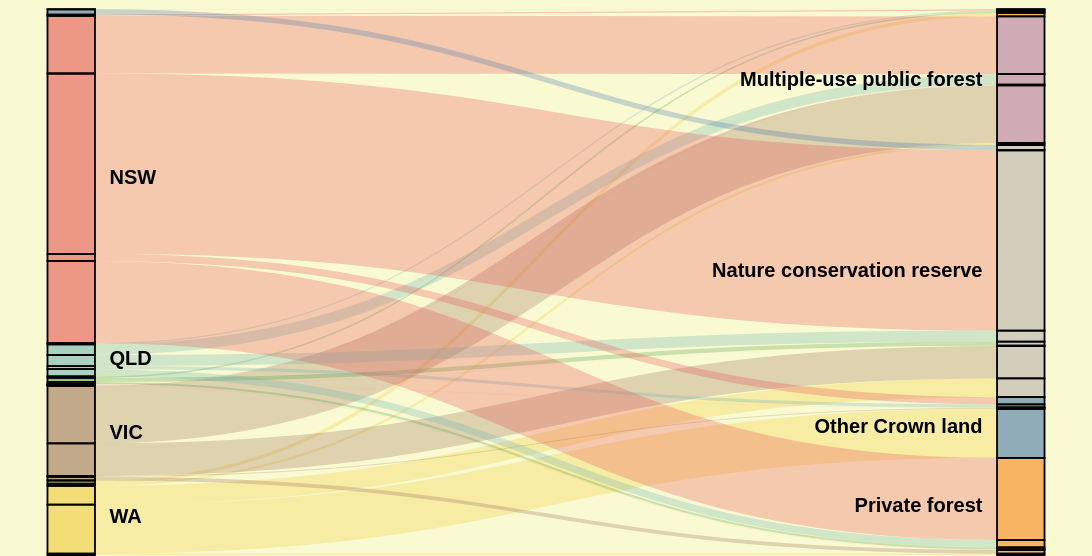

Source (Vega-Lite JSON):
### Vega specification from a JSON file in a GitHub repository (floating-point values rounded to 4 significant figures)
{"$schema": "https://vega.github.io/schema/vega/v5.2.json", "height": 300, "width": 600, "data": [{"name": "rawData", "values": [{"key": {"states": "ACT", "forest_tenure": "Leasehold"}, "fire_area": 3}, {"key": {"states": "NSW", "forest_tenure": "Leasehold"}, "fire_area": 19}, {"key": {"states": "QLD", "forest_tenure": "Leasehold"}, "fire_area": 18}, {"key": {"states": "SA", "forest_tenure": "Leasehold"}, "fire_area": 22}, {"key": {"states": "WA", "forest_tenure": "Leasehold"}, "fire_area": 50}, {"key": {"states": "NSW", "forest_tenure": "Multiple-use public forest"}, "fire_area": 880}, {"key": {"states": "QLD", "forest_tenure": "Multiple-use public forest"}, "fire_area": 162}, {"key": {"states": "TAS", "forest_tenure": "Multiple-use public forest"}, "fire_area": 10}, {"key": {"states": "VIC", "forest_tenure": "Multiple-use public forest"}, "fire_area": 878}, {"key": {"states": "WA", "forest_tenure": "Multiple-use public forest"}, "fire_area": 31}, {"key": {"states": "ACT", "forest_tenure": "Nature conservation reserve"}, "fire_area": 80}, {"key": {"states": "NSW", "forest_tenure": "Nature conservation reserve"}, "fire_area": 2750}, {"key": {"states": "QLD", "forest_tenure": "Nature conservation reserve"}, "fire_area": 169}, {"key": {"states": "SA", "forest_tenure": "Nature conservation reserve"}, "fire_area": 62}, {"key": {"states": "TAS", "forest_tenure": "Nature conservation reserve"}, "fire_area": 3}, {"key": {"states": "VIC", "forest_tenure": "Nature conservation reserve"}, "fire_area": 496}, {"key": {"states": "WA", "forest_tenure": "Nature conservation reserve"}, "fire_area": 286}, {"key": {"states": "NSW", "forest_tenure": "Other Crown land"}, "fire_area": 109}, {"key": {"states": "QLD", "forest_tenure": "Other Crown land"}, "fire_area": 48}, {"key": {"states": "TAS", "forest_tenure": "Other Crown land"}, "fire_area": 6}, {"key": {"states": "VIC", "forest_tenure": "Other Crown land"}, "fire_area": 13}, {"key": {"states": "WA", "forest_tenure": "Other Crown land"}, "fire_area": 749}, {"key": {"states": "NSW", "forest_tenure": "Private forest"}, "fire_area": 1254}, {"key": {"states": "QLD", "forest_tenure": "Private forest"}, "fire_area": 110}, {"key": {"states": "SA", "forest_tenure": "Private forest"}, "fire_area": 33}, {"key": {"states": "TAS", "forest_tenure": "Private forest"}, "fire_area": 7}, {"key": {"states": "VIC", "forest_tenure": "Private forest"}, "fire_area": 57}, {"key": {"states": "WA", "forest_tenure": "Private forest"}, "fire_area": 22}], "transform": [{"type": "formula", "expr": "datum.key.states", "as": "states"}, {"type": "formula", "expr": "datum.key.forest_tenure", "as": "forest_tenure"}, {"type": "formula", "expr": "datum.fire_area", "as": "size"}]}, {"name": "nodes", "source": "rawData", "transform": [{"type": "filter", "expr": "!groupSelector || groupSelector.states == datum.states || groupSelector.forest_tenure == datum.forest_tenure"}, {"type": "formula", "expr": "datum.states+datum.forest_tenure", "as": "key"}, {"type": "fold", "fields": ["states", "forest_tenure"], "as": ["stack", "grpId"]}, {"type": "formula", "expr": "datum.stack == 'states' ? datum.states+' '+datum.forest_tenure : datum.forest_tenure+' '+datum.states", "as": "sortField"}, {"type": "stack", "groupby": ["stack"], "sort": {"field": "sortField", "order": "descending"}, "field": "size"}, {"type": "formula", "expr": "(datum.y0+datum.y1)/2", "as": "yc"}]}, {"name": "groups", "source": "nodes", "transform": [{"type": "aggregate", "groupby": ["stack", "grpId"], "fields": ["size"], "ops": ["sum"], "as": ["total"]}, {"type": "stack", "groupby": ["stack"], "sort": {"field": "grpId", "order": "descending"}, "field": "total"}, {"type": "formula", "expr": "scale('y', datum.y0)", "as": "scaledY0"}, {"type": "formula", "expr": "scale('y', datum.y1)", "as": "scaledY1"}, {"type": "formula", "expr": "datum.stack == 'states'", "as": "rightLabel"}, {"type": "formula", "expr": "datum.total/domain('y')[1]", "as": "percentage"}]}, {"name": "destinationNodes", "source": "nodes", "transform": [{"type": "filter", "expr": "datum.stack == 'forest_tenure'"}]}, {"name": "edges", "source": "nodes", "transform": [{"type": "filter", "expr": "datum.stack == 'states'"}, {"type": "lookup", "from": "destinationNodes", "key": "key", "fields": ["key"], "as": ["target"]}, {"type": "linkpath", "orient": "horizontal", "shape": "diagonal", "sourceY": {"expr": "scale('y', datum.yc)"}, "sourceX": {"expr": "scale('x', 'states') + bandwidth('x')"}, "targetY": {"expr": "scale('y', datum.target.yc)"}, "targetX": {"expr": "scale('x', 'forest_tenure')"}}, {"type": "formula", "expr": "range('y')[0]-scale('y', datum.size)", "as": "strokeWidth"}, {"type": "formula", "expr": "datum.size/domain('y')[1]", "as": "percentage"}]}], "scales": [{"name": "x", "type": "band", "range": "width", "domain": ["states", "forest_tenure"], "paddingOuter": 0.05, "paddingInner": 0.95}, {"name": "y", "type": "linear", "range": "height", "domain": {"data": "nodes", "field": "y1"}}, {"name": "color", "type": "ordinal", "range": "category", "domain": {"data": "nodes", "field": "grpId"}}, {"name": "stackNames", "type": "ordinal", "range": ["Source", "Destination"], "domain": ["states", "forest_tenure"]}], "marks": [{"type": "path", "name": "edgeMark", "from": {"data": "edges"}, "clip": true, "encode": {"update": {"stroke": [{"test": "groupSelector && groupSelector.stack=='states'", "scale": "color", "field": "forest_tenure"}, {"scale": "color", "field": "states"}], "strokeWidth": {"field": "strokeWidth"}, "path": {"field": "path"}, "strokeOpacity": {"signal": "!groupSelector && (groupHover.states == datum.states || groupHover.forest_tenure == datum.forest_tenure) ? 0.9 : 0.3"}, "zindex": {"signal": "!groupSelector && (groupHover.states == datum.states || groupHover.forest_tenure == datum.forest_tenure) ? 1 : 0"}, "tooltip": {"signal": "'States: ' + datum.states + '  &  ' + 'Forest tenure: ' + datum.forest_tenure + '  &  ' + 'Burnt: ' + format(datum.size, ',.0f') + ' hectares'"}}, "hover": {"strokeOpacity": {"value": 1}}}}, {"type": "rect", "name": "groupMark", "from": {"data": "groups"}, "encode": {"enter": {"fill": {"scale": "color", "field": "grpId"}, "width": {"scale": "x", "band": 1}}, "update": {"x": {"scale": "x", "field": "stack"}, "y": {"field": "scaledY0"}, "y2": {"field": "scaledY1"}, "fillOpacity": {"value": 0.6}, "tooltip": {"signal": "datum.grpId + '   ' + format(datum.total, ',.0f') + '   (' + format(datum.percentage, '.1%') + ')'"}}, "hover": {"fillOpacity": {"value": 1}}}}, {"type": "text", "from": {"data": "groups"}, "interactive": false, "encode": {"update": {"x": {"signal": "scale('x', datum.stack) + (datum.rightLabel ? bandwidth('x') + 8 : -8)"}, "yc": {"signal": "(datum.scaledY0 + datum.scaledY1)/2"}, "align": {"signal": "datum.rightLabel ? 'left' : 'right'"}, "baseline": {"value": "middle"}, "fontWeight": {"value": "bold"}, "text": {"signal": "abs(datum.scaledY0-datum.scaledY1) > 13 ? datum.grpId : ''"}}}}, {"type": "group", "data": [{"name": "dataForShowAll", "values": [{}], "transform": [{"type": "filter", "expr": "groupSelector"}]}], "encode": {"enter": {"xc": {"signal": "width/2"}, "y": {"value": 30}, "width": {"value": 80}, "height": {"value": 30}}}, "marks": [{"type": "group", "name": "groupReset", "from": {"data": "dataForShowAll"}, "encode": {"enter": {"cornerRadius": {"value": 6}, "fill": {"value": "#f5f5f5"}, "stroke": {"value": "#c1c1c1"}, "strokeWidth": {"value": 2}, "height": {"field": {"group": "height"}}, "width": {"field": {"group": "width"}}}, "update": {"opacity": {"value": 1}}, "hover": {"opacity": {"value": 0.7}}}, "marks": [{"type": "text", "interactive": false, "encode": {"enter": {"xc": {"field": {"group": "width"}, "mult": 0.5}, "yc": {"field": {"group": "height"}, "mult": 0.5, "offset": 2}, "align": {"value": "center"}, "baseline": {"value": "middle"}, "fontWeight": {"value": "bold"}, "text": {"value": "Show All"}}}}]}]}, {"type": "rect", "from": {"data": "nodes"}, "encode": {"enter": {"stroke": {"value": "#000"}, "strokeWidth": {"value": 1}, "width": {"scale": "x", "band": 1}, "x": {"scale": "x", "field": "stack"}, "y": {"field": "y0", "scale": "y"}, "y2": {"field": "y1", "scale": "y"}}}}], "signals": [{"name": "groupHover", "value": {}, "on": [{"events": "@groupMark:mouseover", "update": "{states:datum.stack=='states' && datum.grpId, forest_tenure:datum.stack=='forest_tenure' && datum.grpId}"}, {"events": "mouseout", "update": "{}"}]}, {"name": "groupSelector", "value": false, "on": [{"events": "@groupMark:click!", "update": "{stack:datum.stack, states:datum.stack=='states' && datum.grpId, forest_tenure:datum.stack=='forest_tenure' && datum.grpId}"}, {"events": [{"type": "click", "markname": "groupReset"}, {"type": "dblclick"}], "update": "false"}]}], "config": {"background": "lightgoldenrodyellow"}}
